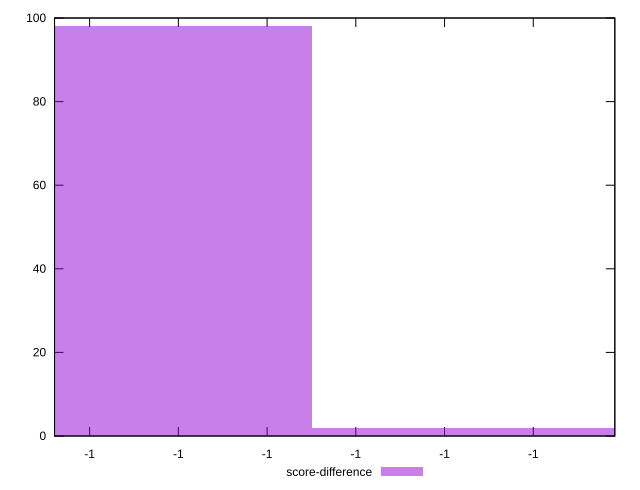

Recreate this plot in gnuplot.
reset

$scoreDifference <<EOF
-0.9999999999979999 98
-0.999999999997 2
EOF

set key outside below
set boxwidth 1e-12
set xrange [-0.9999999999980791:-0.9999999999968165]
set yrange [0:100]
set trange [0:100]
set style fill transparent solid 0.5 noborder
set terminal svg size 640, 490 enhanced background rgb 'white'
set output "reprap/total-byte-weight/samples/pages+cached+noexternal+nojs/score-difference/histogram.svg"

plot $scoreDifference title "score-difference" with boxes

reset
